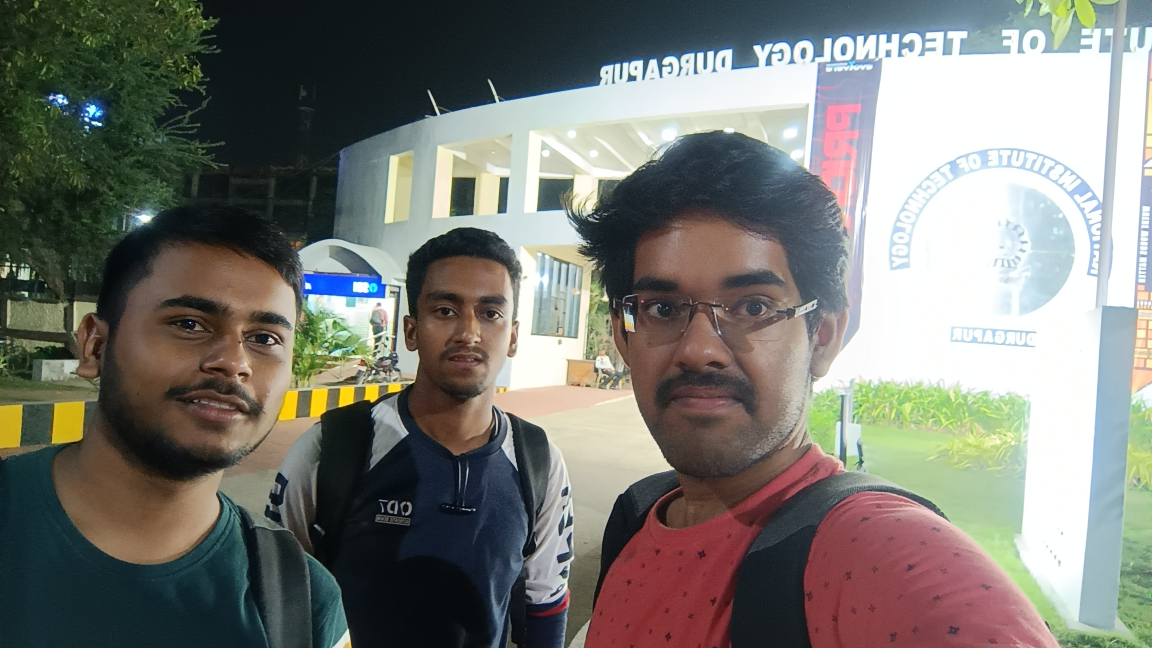
#> input picture IMG_20230325_203930.jpg, 4608 x 2592 px, found by its file name (shown at 1/4 size)
$ python face_recognition.py
#> lines starting #> are read from the running program, lines starting #| are printed output that depends on the picture
import cv2

#Loading The Cascade File
face_cascade = cv2.CascadeClassifier('C:\\Users\\user\\Dropbox\\PC\\Desktop\\Programming\\100 Days Python\\Day 2\\haarcascade_frontalface_default.xml')

#Reading the Input Image
image= cv2.imread('C:\\Users\\user\\Dropbox\\PC\\Desktop\\Programming\\100 Days Python\\Day 2\\IMG_20230325_203930.jpg')
#> image is the input picture: shape (2592, 4608, 3); mean B, G, R 115.3, 121.5, 121.1
# image= cv2.imread('C:\\Users\\user\\Dropbox\\PC\\Desktop\\Programming\\100 Days Python\\Day 2\\1.png')

#Resizing the Image
img = cv2.resize(image,None,fx=0.3,fy=0.3)

#Converting the image into grayscale image
imgGray = cv2.cvtColor(img, cv2.COLOR_BGR2GRAY)
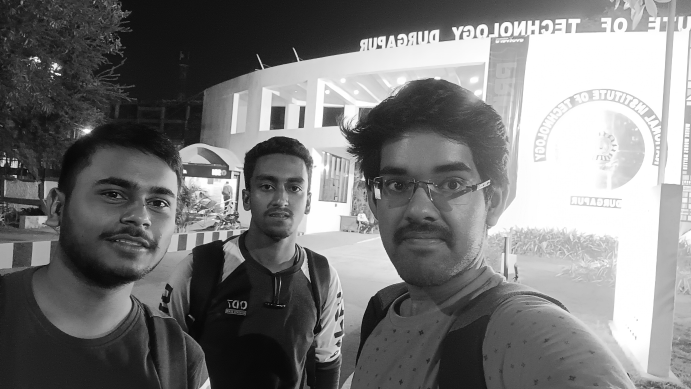
#> imgGray: shape (778, 1382) (shown at 1/2 size); min 1, max 255, mean 120.5

#Detecting The Faces
faces = face_cascade.detectMultiScale(imgGray, 1.2, 5)
#> faces = [[490, 320, 140, 140], [715, 266, 266, 266], [137, 301, 245, 245]]

#Pointing The Faces
for (x,y,w,h) in faces:
	cv2.rectangle(img, (x,y), (x+w, y+h), (255,0,0),2)
#> this loop made 3 passes
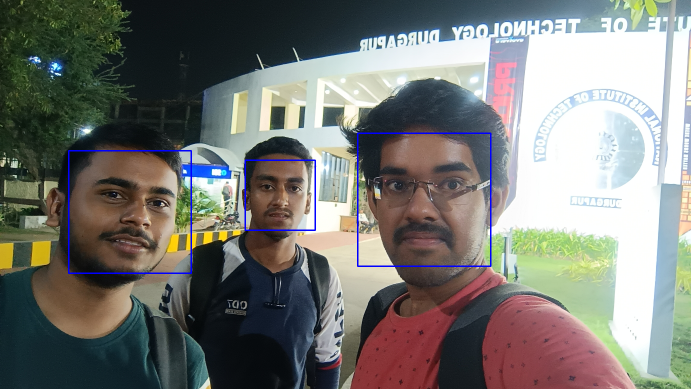
#> img: shape (778, 1382, 3) (shown at 1/2 size); mean B, G, R 116.3, 120.5, 120.2

#Displaying The Output Image
cv2.imshow('img', img)
cv2.waitKey()
